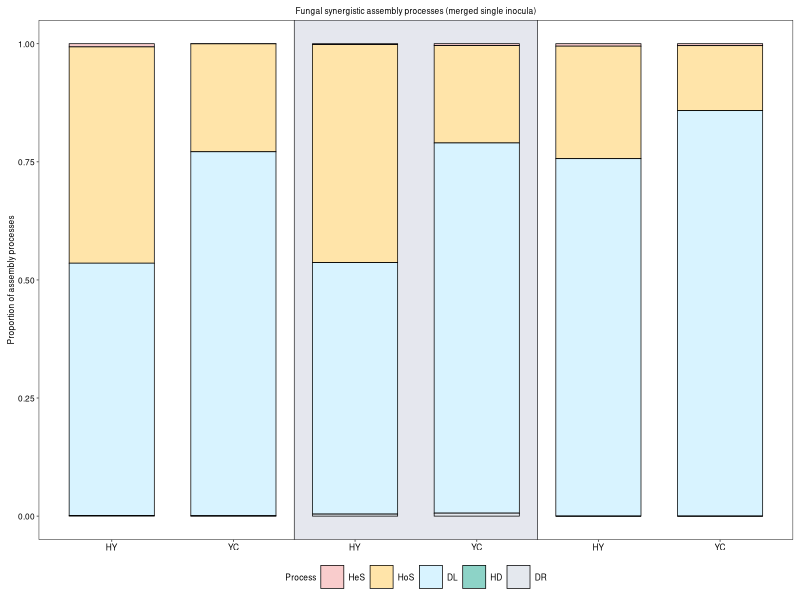
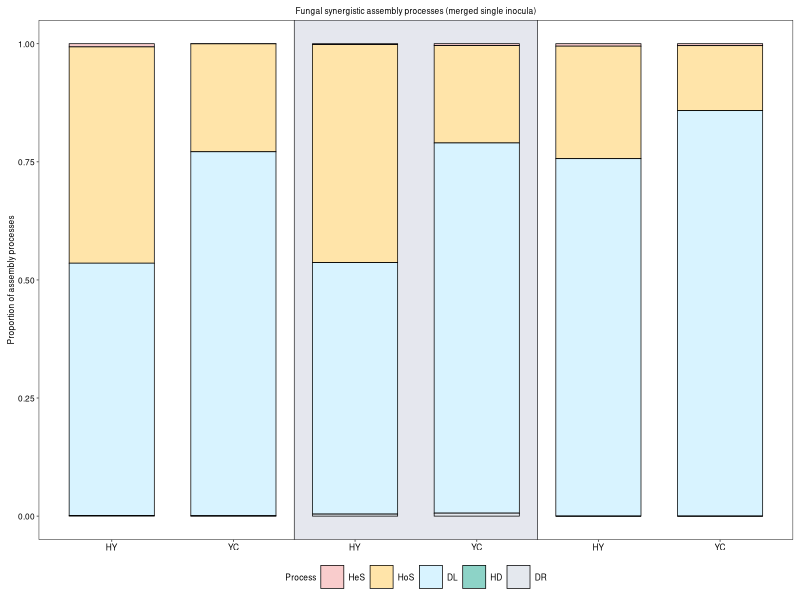

The R script that drew these images, in order:
# ============================================================================
# Fig.2G: Fungal iCAMP assembly process stacked bar plot (merged single inocula, 3 niches)
# ============================================================================
library(dplyr)
library(tidyr)
library(ggplot2)

out_root <- "C:/Users/ADMIN/Desktop/Co-inoculation/Fig.2"
dir.create(out_root, showWarnings = FALSE, recursive = TRUE)
setwd(out_root)

# ---------- 1. Read iCAMP results ----------
df <- read.csv("data/Fungi_treatment.ProcessImportance_EachGroup.csv", header = TRUE)

# ---------- 2. Extract dual vs single comparisons within the same niche ----------
df_vs <- df %>%
  filter(grepl("_vs_", Group)) %>%
  filter(grepl("T6", Group)) %>%
  filter(grepl("T1", Group) | grepl("T2", Group)) %>%
  mutate(
    left_part  = sub("_vs_.*", "", Group),
    right_part = sub(".*_vs_", "", Group),
    left_site_niche  = sub("\\.T[126]$", "", left_part),
    right_site_niche = sub("\\.T[126]$", "", right_part)
  ) %>%
  filter(left_site_niche == right_site_niche) %>%
  select(-left_part, -right_part, -left_site_niche, -right_site_niche) %>%
  mutate(Contrast = case_when(
    grepl("T1", Group) & grepl("T6", Group) ~ "vs_AMF",
    grepl("T2", Group) & grepl("T6", Group) ~ "vs_Str",
    TRUE ~ "Other"
  )) %>%
  filter(Contrast != "Other")

# ---------- 3. Parse site and niche ----------
df_vs <- df_vs %>%
  mutate(
    first_part = sub("_vs_.*", "", Group),
    Site = case_when(
      substr(first_part, 1, 1) == "H" ~ "HY",
      substr(first_part, 1, 1) == "T" ~ "YC",
      TRUE ~ "Other"
    ),
    Niche = case_when(
      grepl("\\.T\\.", first_part) ~ "Topsoil",
      grepl("\\.R\\.", first_part) ~ "Rhizosphere",
      grepl("\\.E\\.", first_part) ~ "Endosphere",
      TRUE ~ "Other"
    )
  ) %>%
  filter(Site != "Other", Niche != "Other") %>%
  filter(Niche %in% c("Topsoil", "Rhizosphere", "Endosphere")) %>%
  select(-first_part)

# ---------- 4. Convert to long format ----------
process_cols <- c("HeS", "HoS", "DL", "HD", "DR")
df_long <- df_vs %>%
  pivot_longer(cols = all_of(process_cols), names_to = "Process", values_to = "Proportion")

df_long$Process <- factor(df_long$Process, levels = c("HeS", "HoS", "DL", "HD", "DR"))

# ---------- 5. Merge the two single-inoculum contrasts ----------
df_merged <- df_long %>%
  group_by(Site, Niche, Process) %>%
  summarise(Proportion = mean(Proportion, na.rm = TRUE), .groups = "drop")

df_merged <- df_merged %>%
  mutate(
    Niche_short = case_when(
      Niche == "Topsoil"    ~ "Top",
      Niche == "Rhizosphere"~ "Rhi",
      Niche == "Endosphere" ~ "End"
    ),
    Site_Niche = paste(Niche_short, Site, sep = "_")
  ) %>%
  mutate(Site_Niche = factor(Site_Niche,
                             levels = c("Top_HY", "Top_YC", "Rhi_HY", "Rhi_YC", "End_HY", "End_YC")))

# ---------- 6. Plot ----------
process_colors <- c("HeS"="#F9CCCC","HoS"="#FFE4A9","DL"="#D8F3FF","HD"="#8DD3C7","DR"="#E4E8EE")

p <- ggplot(df_merged, aes(x = Site_Niche, y = Proportion, fill = Process)) +
  annotate("rect", xmin = 2.5, xmax = 4.5, ymin = -Inf, ymax = Inf, fill = "#CCD0DD", alpha = 0.5) +
  geom_vline(xintercept = 2.5, linetype = "solid", color = "black", linewidth = 0.2) +
  geom_vline(xintercept = 4.5, linetype = "solid", color = "black", linewidth = 0.2) +
  geom_col(position = "fill", color = "black", linewidth = 0.25, width = 0.7) +
  scale_fill_manual(values = process_colors) +
  scale_x_discrete(labels = c("HY", "YC", "HY", "YC", "HY", "YC")) +
  labs(x = NULL, y = "Proportion of assembly processes",
       title = "Fungal synergistic assembly processes (merged single inocula)") +
  theme_classic(base_size = 6) +
  theme(
    axis.line = element_blank(),
    panel.border = element_rect(color = "black", fill = NA, linewidth = 0.3),
    plot.title = element_text(size = 6, hjust = 0.5, face = "plain", color = "black"),
    axis.text = element_text(face = "plain", color = "black", size = 6),
    axis.title = element_text(face = "plain", color = "black", size = 6),
    strip.background = element_rect(fill = "white", color = "black", linewidth = 0.3),
    strip.text = element_text(face = "plain", size = 6, color = "black"),
    legend.position = "bottom",
    legend.title = element_text(face = "plain", size = 6, color = "black"),
    legend.text = element_text(size = 6, color = "black"),
    text = element_text(family = "sans", size = 6, color = "black"),
    plot.margin = margin(5, 5, 5, 5, unit = "pt")
  )

ggsave(file.path(out_root, "Fig.2G_fungi_iCAMP.pdf"), p, width = 40, height = 50, units = "mm")
ggsave(file.path(out_root, "Fig.2G_fungi_iCAMP.png"), p, width = 40, height = 50, units = "mm", dpi = 300)
write.csv(df_merged, file.path(out_root, "Fig.2G_fungi_iCAMP_data.csv"), row.names = FALSE)
cat("Fig.2G saved\n")
